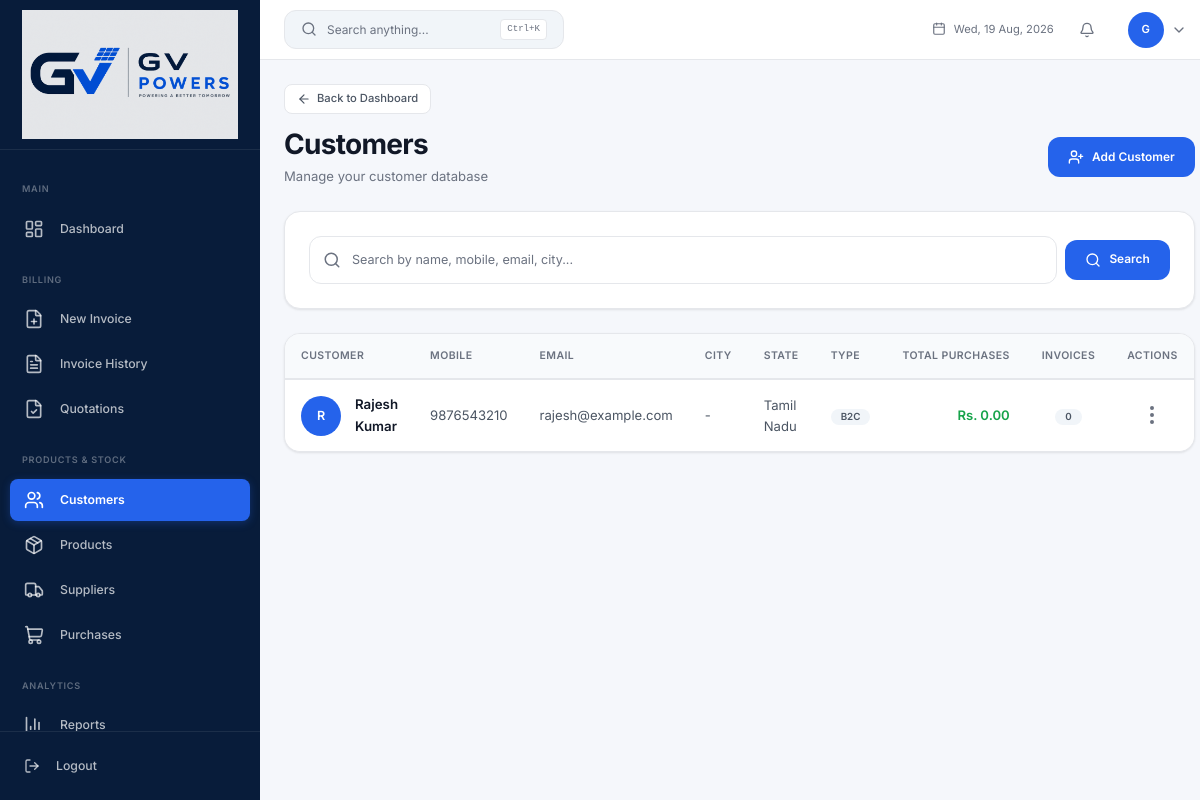
Screenshot of /customers (signed in) with the database file from the repository.
### app.py (models this page shows, shortened)
class User(UserMixin, db.Model):
    __tablename__ = 'users'
    id = db.Column(db.Integer, primary_key=True)
    username = db.Column(db.String(80), unique=True, nullable=False)
    email = db.Column(db.String(120), unique=True, nullable=False)
    password_hash = db.Column(db.String(256), nullable=False)
    full_name = db.Column(db.String(120), nullable=False)
    role = db.Column(db.String(20), default='staff')
    is_active = db.Column(db.Boolean, default=True)
    last_login = db.Column(db.DateTime)
    created_at = db.Column(db.DateTime, default=datetime.utcnow)
    updated_at = db.Column(db.DateTime, default=datetime.utcnow, onupdate=datetime.utcnow)
    @property
    def is_admin(self): return self.role == 'admin'

class Customer(db.Model):
    __tablename__ = 'customers'
    id = db.Column(db.Integer, primary_key=True)
    name = db.Column(db.String(120), nullable=False)
    mobile = db.Column(db.String(20))
    email = db.Column(db.String(120))
    address = db.Column(db.Text)
    gstin = db.Column(db.String(15))
    state = db.Column(db.String(50))
    state_code = db.Column(db.Integer, default=29)
    total_purchases = db.Column(db.Numeric(12, 2), default=0)
    invoice_count = db.Column(db.Integer, default=0)
    created_at = db.Column(db.DateTime, default=datetime.utcnow)
    updated_at = db.Column(db.DateTime, default=datetime.utcnow, onupdate=datetime.utcnow)
    invoices = db.relationship('Invoice', backref='customer', lazy=True)

### app.py (the view)
@app.route('/customers')
@login_required
def customers_list():
    q = Customer.query; search = request.args.get('q', '').strip()
    if search: q = q.filter(or_(Customer.name.ilike(f'%{search}%'), Customer.mobile.ilike(f'%{search}%'), Customer.email.ilike(f'%{search}%'), Customer.gstin.ilike(f'%{search}%')))
    return render_template('customers/customers.html', customers=q.order_by(desc(Customer.created_at)).all(), search=search)

### app.py (called while the page is built, shortened)
def format_currency(amount, symbol=True, decimal_places=2) -> str:
    if isinstance(amount, str):
        try:
            amount = Decimal(amount)
        except InvalidOperation:
            return "Rs. 0.00" if symbol else "0.00"
    if isinstance(amount, (int, float)):
        amount = Decimal(str(amount))
    places = Decimal(10) ** -decimal_places if decimal_places > 0 else Decimal("1")
    amount = amount.quantize(places, rounding=ROUND_HALF_UP)
    negative = amount < 0
    amount = abs(amount)
    int_part = int(amount)
    frac_str = str(amount - int_part)[1:] if decimal_places > 0 else ""
    int_str = str(int_part)
    if len(int_str) <= 3:
        formatted_int = int_str
    result = formatted_int + frac_str
    if symbol:
        result = "Rs. " + result
    if negative:
        result = "-" + result
    return result

def login_required(f):
    @wraps(f)
    def decorated(*args, **kwargs):
        if not current_user.is_authenticated: flash('Please log in.', 'warning'); return redirect(url_for('login'))
        return f(*args, **kwargs)
    return decorated

@app.before_request
def enforce_role_permissions():
    if not current_user.is_authenticated:
        return
    if current_user.is_admin:
        return
    ep = request.endpoint or ''
    if ep in SALES_ENDPOINTS or ep.startswith('static'):
        return
    flash('You do not have permission to access this page.', 'danger')
    return redirect(url_for('dashboard'))

### templates/customers/customers.html (shortened to what this page needs)
{% extends "layouts/admin_layout.html" %}
{% block back_link %}
<a href="{{ url_for('dashboard') }}" class="ih-back-link"><i data-lucide="arrow-left"></i> Back to Dashboard</a>
{% endblock %}
{% block content %}
<div class="page-header">
    <div class="page-header-left">
        <h1>Customers</h1>
        <p>Manage your customer database</p>
    </div>
    <div class="page-header-actions">
        <button class="btn btn-primary" data-bs-toggle="modal" data-bs-target="#createCustomerModal">
            <i data-lucide="user-plus"></i> Add Customer
        </button>
    </div>
</div>
<div class="card mb-24">
    <div class="card-body">
        <form method="GET" action="{{ url_for('customers_list') }}">
            <div class="d-flex gap-8 align-items-center">
                <div class="flex-1 position-relative">
                    <i data-lucide="search" style="position:absolute;left:14px;top:50%;transform:translateY(-50%);width:18px;height:18px;color:var(--text-muted);"></i>
                    <input type="text" class="form-control" name="q" placeholder="Search by name, mobile, email, city..." value="{{ search or '' }}" style="padding-left:42px;">
                </div>
                <button type="submit" class="btn btn-primary"><i data-lucide="search"></i> Search</button>
            </div>
        </form>
    </div>
</div>
<div class="admin-table-wrapper">
    <div class="table-responsive">
        <table class="table align-middle mb-0">
            <thead>
                <tr>
                    <th>Customer</th>
                    <th>Mobile</th>
                    <th>Email</th>
                    <th>City</th>
                    <th>State</th>
                    <th>Type</th>
                    <th class="text-end">Total Purchases</th>
                    <th class="text-center">Invoices</th>
                    <th class="text-center">Actions</th>
                </tr>
            </thead>
            <tbody>
                {% if customers %}
                    {% for customer in customers %}
                    <tr>
                        <td>
                            <div class="d-flex align-items-center gap-3">
                                <div class="user-avatar avatar-accent" style="width:40px;height:40px;font-size:0.9rem;flex-shrink:0;">
                                    {{ customer.name[0]|upper }}
                                </div>
                                <div>
                                    <a href="{{ url_for('customer_profile', cid=customer.id) }}" style="font-size:0.95rem;font-weight:600;color:var(--text-primary);text-decoration:none;">{{ customer.name }}</a>
                                </div>
                            </div>
                        </td>
                        <td style="color:var(--text-secondary);">{{ customer.mobile or '-' }}</td>
                        <td style="color:var(--text-secondary);">{{ customer.email or '-' }}</td>
                        <td style="color:var(--text-secondary);">{{ customer.city or '-' }}</td>
                        <td style="color:var(--text-secondary);">{{ customer.state or '-' }}</td>
                        <td>
                            <span class="badge {{ 'badge-info' if customer.customer_type == 'B2B' else 'badge-secondary' }}">{{ customer.customer_type or 'B2C' }}</span>
                        </td>
                        <td class="text-end" style="font-weight:600;color:var(--color-success);">{{ format_currency(customer.total_purchases or 0) }}</td>
                        <td class="text-center"><span class="badge badge-secondary">{{ customer.invoice_count or 0 }}</span></td>
                        <td class="text-center">
                            <div class="erp-menu" data-erp-menu>
                                <button class="erp-menu__trigger" data-erp-trigger aria-label="Actions" aria-haspopup="true" title="Actions">
                                    <i data-lucide="ellipsis-vertical"></i>
                                </button>
                            </div>
                        </td>
                    </tr>
                    {% endfor %}
                {% endif %}
            </tbody>
        </table>
    </div>
</div>
{% endblock %}

### templates/layouts/admin_layout.html (shortened to what this page needs)
{% extends "base.html" %}
{% block body %}
<div class="app-wrapper">
    <aside class="sidebar" id="sidebar">
        <div class="sidebar-brand">
            <a href="{{ url_for('dashboard') }}" class="brand-icon-link">
                <img src="{{ url_for('static', filename='img/logo/img.png') }}" alt="GV Powers" class="brand-logo">
            </a>
        </div>
        <nav class="sidebar-nav">
            <div class="sidebar-section-title">Main</div>
            <a href="{{ url_for('dashboard') }}" class="nav-link {% if request.endpoint == 'dashboard' %}active{% endif %}" data-tooltip="Dashboard">
                <i data-lucide="layout-dashboard"></i>
                <span class="nav-text">Dashboard</span>
            </a>
            <div class="sidebar-section-title">Billing</div>
            <a href="{{ url_for('new_invoice') }}" class="nav-link {% if request.endpoint == 'new_invoice' %}active{% endif %}" data-tooltip="New Invoice">
                <i data-lucide="file-plus"></i>
                <span class="nav-text">New Invoice</span>
            </a>
            <a href="{{ url_for('invoice_history') }}" class="nav-link {% if request.endpoint in ('invoice_history', 'edit_invoice') %}active{% endif %}" data-tooltip="Invoice History">
                <i data-lucide="file-text"></i>
                <span class="nav-text">Invoice History</span>
            </a>
            {% if current_user.is_admin %}
            <a href="{{ url_for('quotations_list') }}" class="nav-link {% if request.endpoint in ('quotations_list', 'new_quotation', 'quotation_preview') %}active{% endif %}" data-tooltip="Quotations">
                <i data-lucide="file-check"></i>
                <span class="nav-text">Quotations</span>
            </a>
            <div class="sidebar-section-title">Products &amp; Stock</div>
            <a href="{{ url_for('customers_list') }}" class="nav-link {% if request.endpoint in ('customers_list', 'customer_profile', 'customer_ledger') %}active{% endif %}" data-tooltip="Customers">
                <i data-lucide="users"></i>
                <span class="nav-text">Customers</span>
            </a>
            <a href="{{ url_for('products_list') }}" class="nav-link " data-tooltip="Products">
                <i data-lucide="package"></i>
                <span class="nav-text">Products</span>
            </a>
            <a href="{{ url_for('suppliers_list') }}" class="nav-link {% if request.endpoint == 'suppliers_list' %}active{% endif %}" data-tooltip="Suppliers">
                <i data-lucide="truck"></i>
                <span class="nav-text">Suppliers</span>
            </a>
            <a href="{{ url_for('purchases_list') }}" class="nav-link {% if request.endpoint in ('purchases_list', 'purchase_orders') %}active{% endif %}" data-tooltip="Purchases">
                <i data-lucide="shopping-cart"></i>
                <span class="nav-text">Purchases</span>
            </a>
            <div class="sidebar-section-title">Analytics</div>
            {% set report_endpoints = ('reports_page', 'sales_report', 'payments_report', 'outstanding_report', 'gst_report', 'inventory_report', 'profit_report', 'customer_report', 'report_export') %}
            <a href="{{ url_for('reports_page') }}" class="nav-link {% if request.endpoint in report_endpoints %}active{% endif %}" data-tooltip="Reports">
                <i data-lucide="bar-chart-3"></i>
                <span class="nav-text">Reports</span>
            </a>
            {% endif %}
        </nav>
        <div class="sidebar-footer">
            <form action="{{ url_for('logout') }}" method="POST" class="d-inline">
                <button type="submit" class="nav-link btn btn-link text-start w-100" data-tooltip="Logout">
                    <i data-lucide="log-out"></i><span class="nav-text">Logout</span>
                </button>
            </form>
        </div>
    </aside>
    <div class="main-content">
        <header class="top-navbar">
            <button class="search-trigger" onclick="openSearch()" type="button">
                <i data-lucide="search" style="width:16px;height:16px;"></i>
                <span class="search-label">Search anything...</span>
                <kbd>Ctrl+K</kbd>
            </button>
            <div class="navbar-date">
                <i data-lucide="calendar" style="width:14px;height:14px;"></i>
                <span id="navDateDisplay"></span>
            </div>
            <div class="dropdown erp-menu" id="notificationBell" data-erp-menu>
                <button class="btn btn-link text-decoration-none position-relative p-1 erp-menu__trigger" data-erp-trigger aria-expanded="false" style="height:34px;width:34px;border-radius:10px;">
                    <i data-lucide="bell" style="width:20px;height:20px;color:var(--text-muted);"></i>
                </button>
            </div>
            <div class="dropdown erp-menu" data-erp-menu>
                <button class="user-dropdown erp-menu__trigger" data-erp-trigger aria-expanded="false" style="gap:.5rem;height:auto;width:auto;border-radius:12px;padding:.35rem .5rem;border:1px solid transparent;">
                    <div class="user-avatar">{{ current_user.full_name[0] }}</div>
                    <i data-lucide="chevron-down" style="width:16px;height:16px;color:var(--text-muted);"></i>
                </button>
            </div>
        </header>
        <div class="page-content">
            {% block back_link %}{% endblock %}
            {% block content %}{% endblock %}
        </div>
    </div>
</div>
{% endblock %}

### static/css/admin.css (style rules this page uses)
.admin-table-wrapper { background: var(--bg-white); border: 1px solid var(--border-color); border-radius: var(--radius-xl); overflow: hidden; box-shadow: var(--shadow-card); }

### static/css/erp-menu.css (style rules this page uses)
.erp-menu { position: relative; display: inline-flex; }
.erp-menu__trigger { width: 34px; height: 34px; border-radius: 10px; display: inline-flex; align-items: center; justify-content: center; border: 1px solid transparent; background: transparent; color: var(--text-muted, #6b7280); cursor: pointer; transition: background .15s, color .15s, border-color .15s, transform .1s; flex-shrink: 0; }

### rows the page displays
User: full_name "G"
Customer: name "R", name "Rajesh Kumar", mobile "9876543210", email "rajesh@example.com", city "-", state "Tamil Nadu", customer_type "B2C", total_purchases "Rs. 0.00", invoice_count "0"
